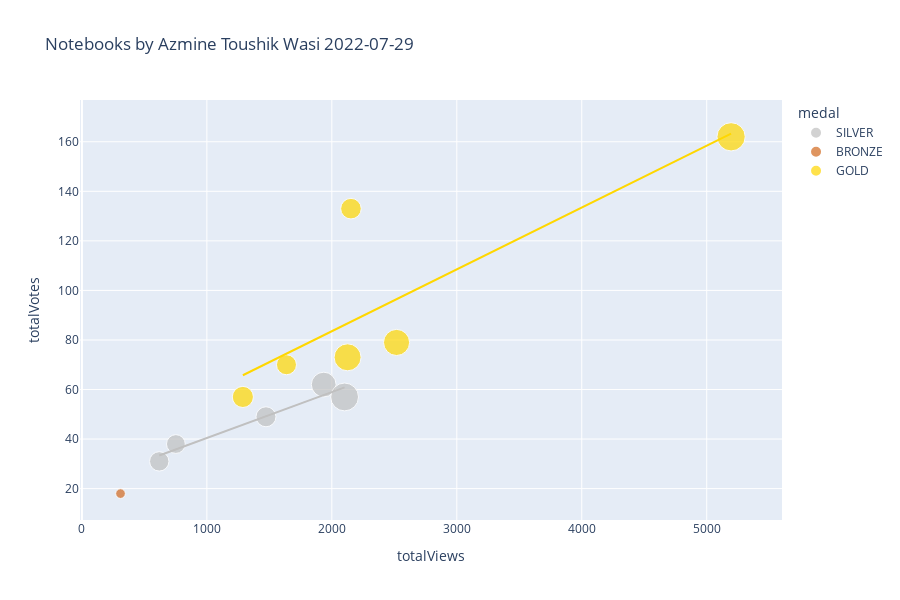

This figure's notebook cell:
### Code cell
df=pd.read_csv(links[-2])

df['totalComments'].fillna(0, inplace=True)
df['medal'].fillna('N/A', inplace=True)
df['size'] = df['totalComments'].clip(lower=1)
color_map = {
    'GOLD': 'gold',
    'SILVER': 'silver',
    'BRONZE': 'chocolate',
    'N/A': '#333'}
px.scatter(
    df,
    'totalViews',
    'totalVotes',
    title=f'Notebooks by {df.author_displayName.get(0)} '+str(links[-2][25:35]),
    log_x=False,
    log_y=False,
    #width=800, 
    height=600,
    color='medal',
    color_discrete_map=color_map,
    size='size',
    trendline='ols',
    trendline_options=dict(log_x=False, log_y=False, add_constant=True),
    #trendline='lowess', # Use for Locally Weighted Scatterplot Smoothing line
    #trendline_scope='overall', # Use this for one trendline
    hover_name='title')

### Figure 1 — Plotly figure (JSON) as saved in the notebook; plotly's stock layout.template omitted (floating-point values rounded to 4 significant figures)
{"data": [{"hovertemplate": "<b>%{hovertext}</b><br><br>medal=SILVER<br>totalViews=%{x}<br>totalVotes=%{y}<br>size=%{marker.size}<extra></extra>", "hovertext": ["ML Foundation ➡️ Feature Engineering", "Investment and Financial Analysis  🏭 GeoExports", "UCL ⚽ EDA & Viz ⭐ 2021-22 ⭐ Players & Teams", "▶️ Cristiano Ronaldo ⚽ Goals  📊 EDA, Analysis", "Coursera 📉 EDA, Insights, Sentiment Analysis"], "legendgroup": "SILVER", "marker": {"color": "silver", "size": [17, 15, 26, 33, 16], "sizemode": "area", "sizeref": 0.085, "symbol": "circle"}, "mode": "markers", "name": "SILVER", "orientation": "v", "showlegend": true, "type": "scatter", "x": [1473, 752, 1935, 2102, 619], "xaxis": "x", "y": [49, 38, 62, 57, 31], "yaxis": "y"}, {"hovertemplate": "<b>OLS trendline</b><br>totalVotes = 0.0185308 * totalViews + 21.8979<br>R<sup>2</sup>=0.935083<br><br>medal=SILVER<br>totalViews=%{x}<br>totalVotes=%{y} <b>(trend)</b><extra></extra>", "legendgroup": "SILVER", "marker": {"color": "silver", "symbol": "circle"}, "mode": "lines", "name": "SILVER", "showlegend": false, "type": "scatter", "x": [619, 752, 1473, 1935, 2102], "xaxis": "x", "y": [33.37, 35.83, 49.19, 57.76, 60.85], "yaxis": "y"}, {"hovertemplate": "<b>%{hovertext}</b><br><br>medal=BRONZE<br>totalViews=%{x}<br>totalVotes=%{y}<br>size=%{marker.size}<extra></extra>", "hovertext": ["Daily AQI - Air Quality Index [Scheduled]"], "legendgroup": "BRONZE", "marker": {"color": "chocolate", "size": [4], "sizemode": "area", "sizeref": 0.085, "symbol": "circle"}, "mode": "markers", "name": "BRONZE", "orientation": "v", "showlegend": true, "type": "scatter", "x": [309], "xaxis": "x", "y": [18], "yaxis": "y"}, {"hovertemplate": "medal=BRONZE<extra></extra>", "legendgroup": "BRONZE", "marker": {"color": "chocolate", "symbol": "circle"}, "mode": "lines", "name": "BRONZE", "showlegend": false, "type": "scatter", "xaxis": "x", "yaxis": "y"}, {"hovertemplate": "<b>%{hovertext}</b><br><br>medal=GOLD<br>totalViews=%{x}<br>totalVotes=%{y}<br>size=%{marker.size}<extra></extra>", "hovertext": ["ML Foundation ➡️ Bias-Variance Tradeoff ", "Divorce Prediction & Reasons Analysis with PCA", "▶️ Lionel Messi 📊 Extended EDA ⚽ Goals ", "ML Foundation ➡️ Cross Validation ✅ All Methods", "ML Foundation ➡️ Clustering Techniques, Algorithms", "ML Foundation ➡️ Imputation : All Techniques"], "legendgroup": "GOLD", "marker": {"color": "gold", "size": [29, 19, 31, 17, 18, 34], "sizemode": "area", "sizeref": 0.085, "symbol": "circle"}, "mode": "markers", "name": "GOLD", "orientation": "v", "showlegend": true, "type": "scatter", "x": [2518, 1288, 2126, 1637, 2153, 5195], "xaxis": "x", "y": [79, 57, 73, 70, 133, 162], "yaxis": "y"}, {"hovertemplate": "<b>OLS trendline</b><br>totalVotes = 0.024959 * totalViews + 33.6145<br>R<sup>2</sup>=0.694007<br><br>medal=GOLD<br>totalViews=%{x}<br>totalVotes=%{y} <b>(trend)</b><extra></extra>", "legendgroup": "GOLD", "marker": {"color": "gold", "symbol": "circle"}, "mode": "lines", "name": "GOLD", "showlegend": false, "type": "scatter", "x": [1288, 1637, 2126, 2153, 2518, 5195], "xaxis": "x", "y": [65.76, 74.47, 86.68, 87.35, 96.46, 163.3], "yaxis": "y"}], "layout": {"height": 600, "legend": {"itemsizing": "constant", "title": {"text": "medal"}, "tracegroupgap": 0}, "title": {"text": "Notebooks by Azmine Toushik Wasi 2022-07-29"}, "xaxis": {"anchor": "y", "domain": [0, 1], "title": {"text": "totalViews"}}, "yaxis": {"anchor": "x", "domain": [0, 1], "title": {"text": "totalVotes"}}}}
